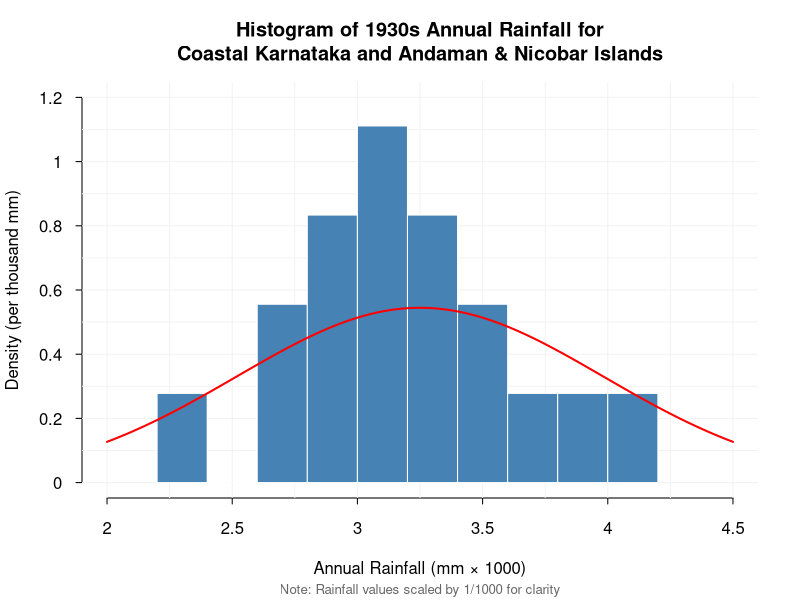
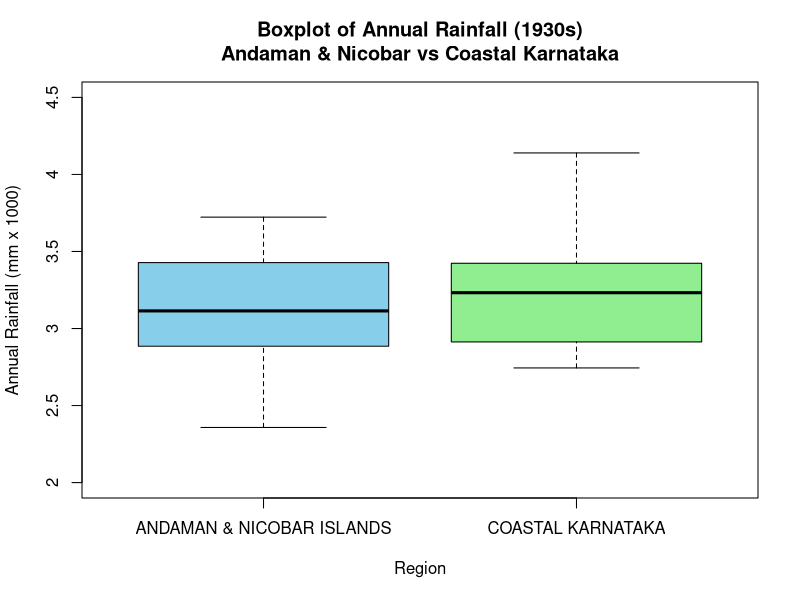

Reproduce these figures in R, in order.
#Install and load library readr & tidyverse
library(readr)
library(tidyverse)

# Import the Dataset
rainfall_india <- read_csv("rainfall_india.csv")
View(rainfall_india)

print(colnames(rainfall_india))

# printing first 5 rows
print(head(rainfall_india, 5))

#Creating Decades using the years
rainfall_india$Decade <- (rainfall_india$YEAR %/% 10) * 10

#Removes NA values from dataset
rainfall_india <- na.omit(rainfall_india)

#Rename column from SUBDIVISION to REGION
colnames (rainfall_india)[1] <- "REGION"

#Calculate mean annual rainfall per region per decade
mean_annual_rainfall_per_region_per_decade <- rainfall_india %>% group_by(REGION, Decade) %>% summarize( MeanAnnualRainfall = mean(ANNUAL, na.rm = TRUE), .groups = "drop" )

#Sort table in descending order of mean annual rainfall
sorted_meanAnnualRainfall_table <- mean_annual_rainfall_per_region_per_decade %>%
  arrange(desc(MeanAnnualRainfall))

#View sorted table (to see decades in descending order of mean annual rainfall)
View(sorted_meanAnnualRainfall_table)

#Create a 1930s table (decade with the second highest mean annual rainfall)
decade_1930_table <- mean_annual_rainfall_per_region_per_decade %>%  filter(Decade == 1930)

sorted_decade_1930_table <- decade_1930_table %>% arrange(desc(MeanAnnualRainfall))

view(sorted_decade_1930_table) 

#Obtain the max and min annual rainfall regions for the 1930 decade
decade_1930_table$REGION[which.max(decade_1930_table$MeanAnnualRainfall)]

decade_1930_table$REGION[which.min(decade_1930_table$MeanAnnualRainfall)]

#Filter rainfall dataset to return data for the selected 2 regions (Coastal Karnataka and Andaman & Nicobar Islands) in 1930s
two_regions <- rainfall_india %>%
  filter(REGION %in% c("COASTAL KARNATAKA", "ANDAMAN & NICOBAR ISLANDS"), YEAR >= 1930,
         YEAR <= 1939)

#Extract the annual values for each group (For statistical testing)
coastal_karnataka <- two_regions %>% 
  filter(REGION == "COASTAL KARNATAKA") %>% 
  pull(ANNUAL)

andaman_nicobar_islands <- two_regions %>% 
  filter(REGION == "ANDAMAN & NICOBAR ISLANDS") %>% 
  pull(ANNUAL)

#Perform basic statistical analysis for both regions
ck <- coastal_karnataka
an <- andaman_nicobar_islands

summary(ck)
summary(an)

#Plot histogram of both regions (to determine type of test) & Scale the data by dividing by 1000
x <- two_regions$ANNUAL / 1000

hist(x,
     breaks = 10,
     xlab = "Annual Rainfall (mm × 1000)",
     ylab = "Density (per thousand mm)",  # More descriptive
     main = "Histogram of 1930s Annual Rainfall for\nCoastal Karnataka and Andaman & Nicobar Islands",
     col = "steelblue",
     border = "white",
     freq = FALSE,
     las = 1,
     xlim = c(2, 4.5),
     ylim = c(0, 1.2),
     axes = FALSE)

# Custom x-axis with better spacing
axis(side = 1, 
     at = seq(2, 4.5, by = 0.5),
     labels = seq(2, 4.5, by = 0.5),
     tcl = -0.3)

# Custom y-axis
axis(side = 2, 
     at = seq(0, 1.2, by = 0.2),
     labels = seq(0, 1.2, by = 0.2),
     las = 1,
     tcl = -0.3)

# Add minor gridlines
abline(v = seq(2, 4.5, by = 0.25), col = "gray95", lty = 1)
abline(h = seq(0, 1.2, by = 0.1), col = "gray95", lty = 1)

# Re-plot histogram on top of grid
hist(x,
     breaks = 10,
     col = "steelblue",
     border = "white",
     freq = FALSE,
     add = TRUE)

# Add a text annotation explaining the scaling
mtext("Note: Rainfall values scaled by 1/1000 for clarity", 
      side = 1, 
      line = 4, 
      cex = 0.8, 
      col = "gray40")

#Add normal curve overlay to histogram
curve(dnorm(x, mean = mean(x, na.rm = TRUE), sd = sd(x, na.rm = TRUE)),
      add = TRUE,
      col = "red",
      lwd = 2)


#Run independent t-test
t.test(ck, an, paired = FALSE)

# Boxplot f Annual Rainfall (1930s)\nAndaman & Nicobar vs Coastal Karnataka
boxplot(ANNUAL ~ REGION,
        data = two_regions,
        main = "Boxplot of Annual Rainfall (1930s)\nAndaman & Nicobar vs Coastal Karnataka",
        xlab = "Region",
        ylab = "Annual Rainfall (mm x 1000)",
        col = c("skyblue", "lightgreen"),
        ylim = c(2000, 4500),
        yaxt = "n")  

axis(side = 2,
     at = seq(2000, 4500, by = 500),
     labels = seq(2, 4.5, by = 0.5))
